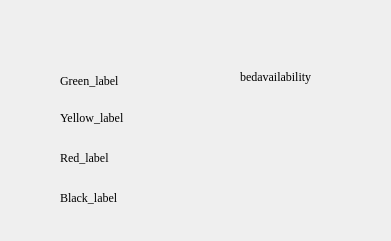
   <widget class="QFrame" name="frame">
    <property name="geometry">
     <rect>
      <x>1040</x>
      <y>230</y>
      <width>391</width>
      <height>241</height>
     </rect>
    </property>
    <property name="styleSheet">
     <string notr="true">background-color: transparent;
background: none;
border:none;
background-repeat:none;</string>
    </property>
    <property name="frameShape">
     <enum>QFrame::StyledPanel</enum>
    </property>
    <property name="frameShadow">
     <enum>QFrame::Raised</enum>
    </property>
    <widget class="QLabel" name="green">
     <property name="geometry">
      <rect>
       <x>60</x>
       <y>70</y>
       <width>81</width>
       <height>21</height>
      </rect>
     </property>
     <property name="font">
      <font>
       <family>Times New Roman</family>
      </font>
     </property>
     <property name="text">
      <string>Green_label</string>
     </property>
    </widget>
    <widget class="QLabel" name="yellow">
     <property name="geometry">
      <rect>
       <x>60</x>
       <y>110</y>
       <width>91</width>
       <height>16</height>
      </rect>
     </property>
     <property name="font">
      <font>
       <family>Times New Roman</family>
      </font>
     </property>
     <property name="text">
      <string>Yellow_label</string>
     </property>
    </widget>
    <widget class="QLabel" name="red">
     <property name="geometry">
      <rect>
       <x>60</x>
       <y>150</y>
       <width>91</width>
       <height>16</height>
      </rect>
     </property>
     <property name="font">
      <font>
       <family>Times New Roman</family>
      </font>
     </property>
     <property name="text">
      <string>Red_label</string>
     </property>
    </widget>
    <widget class="QLabel" name="black">
     <property name="geometry">
      <rect>
       <x>60</x>
       <y>190</y>
       <width>81</width>
       <height>16</height>
      </rect>
     </property>
     <property name="font">
      <font>
       <family>Times New Roman</family>
      </font>
     </property>
     <property name="text">
      <string>Black_label</string>
     </property>
    </widget>
    <widget class="QLabel" name="waitstatbckground">
     <property name="geometry">
      <rect>
       <x>10</x>
       <y>20</y>
       <width>371</width>
       <height>191</height>
      </rect>
     </property>
     <property name="text">
      <string/>
     </property>
     <property name="pixmap">
      <pixmap resource="mon-graphics.qrc">:/graphics/Graphics_Monitor/Highlight.png</pixmap>
     </property>
     <property name="scaledContents">
      <bool>true</bool>
     </property>
    </widget>
    <widget class="QLabel" name="bedavailable">
     <property name="geometry">
      <rect>
       <x>240</x>
       <y>70</y>
       <width>121</width>
       <height>81</height>
      </rect>
     </property>
     <property name="font">
      <font>
       <family>Times New Roman</family>
      </font>
     </property>
     <property name="text">
      <string>bedavailability</string>
     </property>
     <property name="alignment">
      <set>Qt::AlignLeading|Qt::AlignLeft|Qt::AlignTop</set>
     </property>
    </widget>
    <zorder>waitstatbckground</zorder>
    <zorder>green</zorder>
    <zorder>yellow</zorder>
    <zorder>red</zorder>
    <zorder>black</zorder>
    <zorder>bedavailable</zorder>
   </widget>
